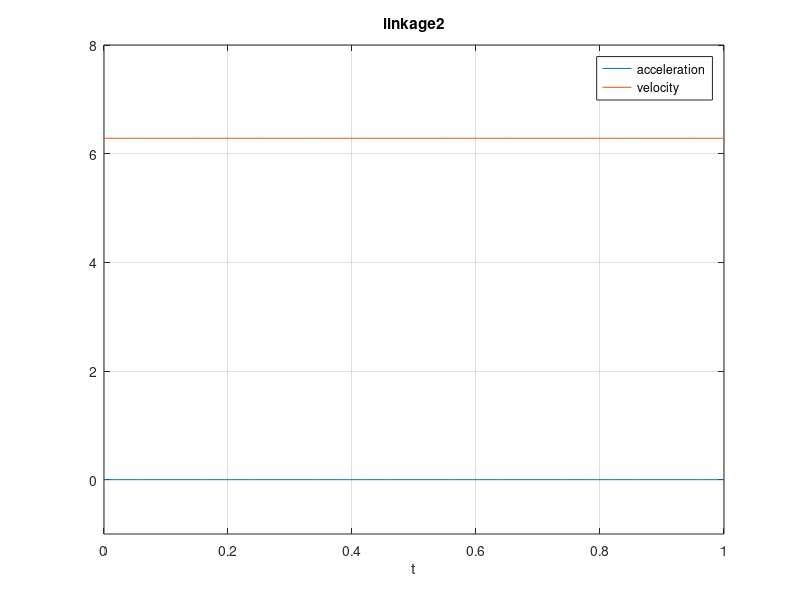
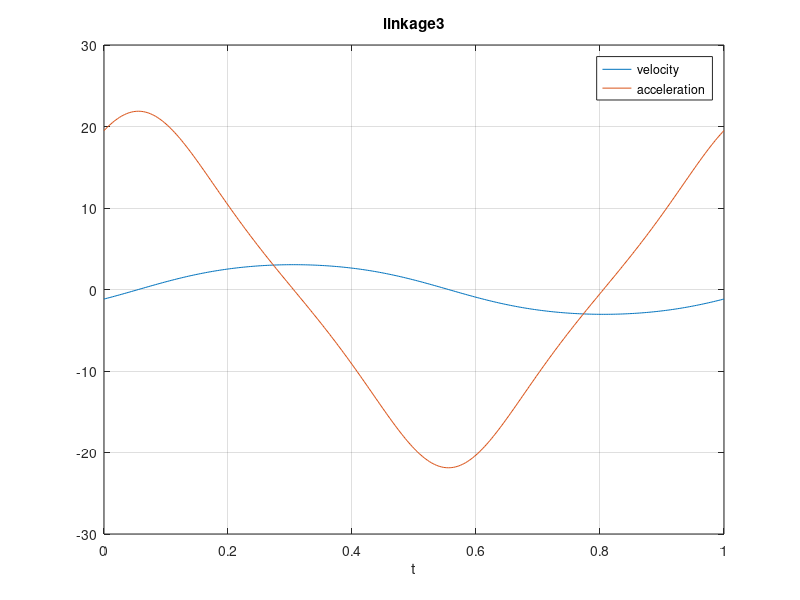
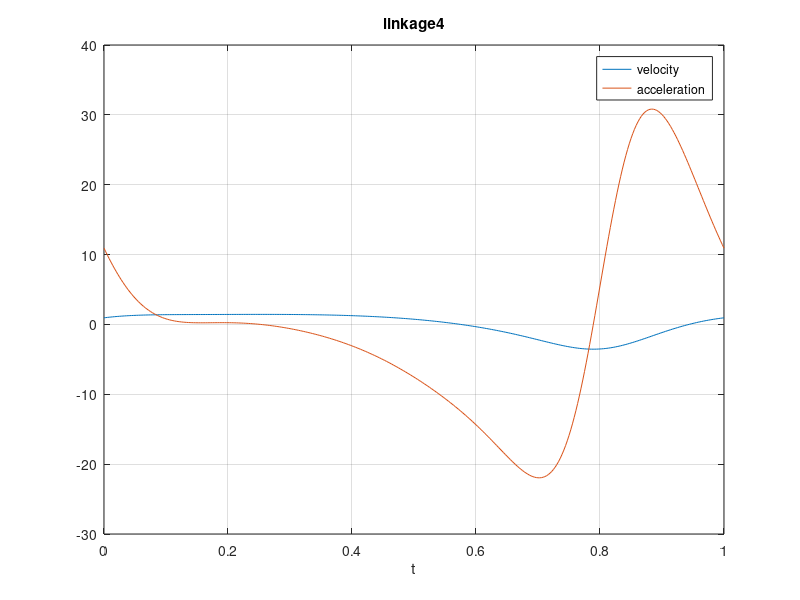
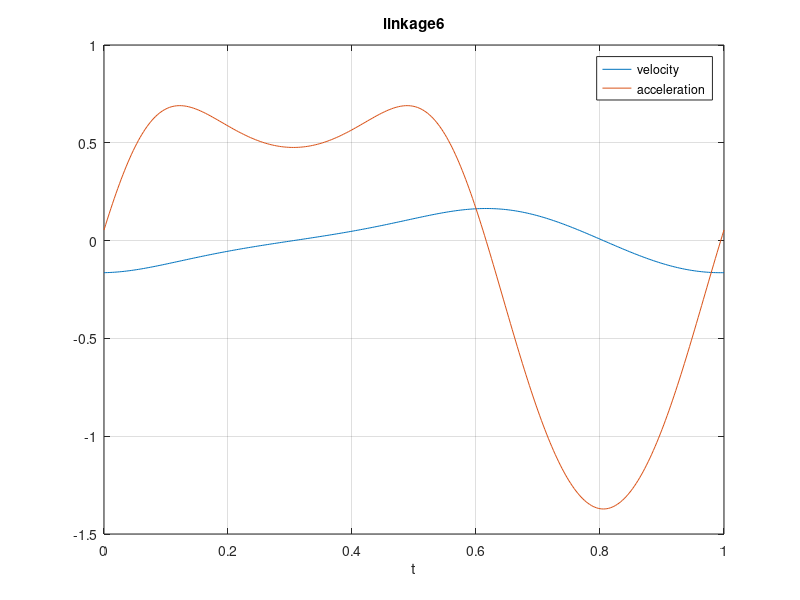

Here is the MATLAB script that generated these plots, in order:
clc;
clear all;
close all;
% first of all we should write our data
w2 = 2*pi;
a2 = 0;
a = 0.6290;
% size of the linkages
AB = 0.0234094; BC = 0.04830114; BD = 0.02871411; CD = 0.04315669; EG = 0.0135;

%%%%%%%%%  PART1  %%%%%%%%%%%%%%%%%%%%%%%%%%%%%%%%%%%%%%%%%%%%%%%%%%
%%%%%%%%%%%%%%%%%%%%%%%%%%%%%%%%%%%%%%%%%%%%%%%%%%%%%%%%%%%%%%%%%%%%
% our unknown variables are AC, ED, teta3 , teta4
%first loop functions:
    %AB * cos(teta2) + BC * cos(180 - a -teta3) = AC;
    %AB * sin(teta2) = BC * sin(180 - a -teta3);
%second loop function:
    %CD * cos(teta3) = ED * cos(teta4) + CG;
    %CD * sin(teta3) = EG + ED * sin(teta4);

%we concider (AC, ED, teta3 , teta4) as (x(1),x(2),x(3),x(4))
%the initial value of teta2
teta2 = 1.2220;
%the initial values are achieved by solving equation with (teta2 = 70.0169 deg)
firstGuess = [0.051;0.04674666;2.0396;2.5773];
t = linspace(0,1,361);
ans1 = [0;0;0;0];    
i = 1;
while teta2 <= 7.5052
    F1 = @(x)[ AB * cos(teta2) + BC * cos(pi - a -x(3)) - x(1);
               AB * sin(teta2) - BC * sin(pi - a -x(3));
               CD * cos(x(3)) - x(2) * cos(x(4)) - 0.071 + x(1);
               CD * sin(x(3)) - EG - x(2) * sin(x(4))];
     x = fsolve(F1,firstGuess);
     ans1(:,i) = x;
     firstGuess = x;
     i = i + 1;
     teta2 = teta2 + 2*pi/360;
end

%now we should calculate the values related to first order diffrence
%equation(the velocity and angular velocity
%unknown variables are  Vac , Ved ,w3 , w4 ( v(1) v(2) v(3) v(4))
teta2 = 1.2220;
firstGuess = [-0.16394;0.11399;-1.169;0.9489];
ans2 = [0;0;0;0];    
k = 1;
while teta2 <= 7.5052
    F2 = @(v)[ -AB * w2 * sin(teta2) + BC * v(3) * sin(pi - a - ans1(3,k)) - v(1);
          AB * w2 * cos(teta2) + BC * v(3) * cos(pi - a -ans1(3,k));
          -CD * v(3) * sin(ans1(3,k)) - v(2) * cos(ans1(4,k)) + ans1(2,k)* v(4) *sin(ans1(4,k))+v(1) ;
          CD * v(3) * cos(ans1(3,k)) - v(2) * sin(ans1(4,k)) - ans1(2,k) * v(4) * cos(ans1(4,k))];
     v = fsolve(F2,firstGuess);
     ans2(:,k) = v;
     firstGuess = v;
     k = k + 1;
     teta2 = teta2 + 2*pi/360;
          
end

%now we should calculate the values related to second order diffrence
%equation(the acceleration and angular accelration)
%unknown variables are  Aac , Aed ,a3 , a4 
teta2 = 1.2220;
firstGuess = [0.07269;0.31979;19.4993;10.9065];
ans3 = [0;0;0;0];    
k = 1;
while teta2 <= 7.5052
    F3 = @(A)[ -AB * ((w2)^2) * cos(teta2) + BC *( A(3) * sin(pi - a - ans1(3,k)) - (ans2(3,k)^2)*cos(pi - a - ans1(3,k))) - A(1);
          -AB * ((w2)^2) * sin(teta2) + BC *( A(3) * cos(pi - a - ans1(3,k)) + (ans2(3,k)^2)*sin(pi - a - ans1(3,k)));
          -CD *(A(3) * sin(ans1(3,k)) + (ans2(3,k)^2) * cos(ans1(3,k))) - A(2)* cos(ans1(4,k))+ 2*ans2(2,k)*ans2(4,k) *sin(ans1(4,k))+ans1(2,k)*A(4)*sin(ans1(4,k)) + ans1(2,k)*(ans2(4,k)^2)*cos(ans1(4,k)) + A(1);
           CD * (A(3) * cos(ans1(3,k)) - (ans2(3,k)^2) * sin(ans1(3,k))) - A(2)* sin(ans1(4,k))- 2*ans2(2,k)*ans2(4,k) *cos(ans1(4,k))-ans1(2,k)*A(4)*cos(ans1(4,k)) + ans1(2,k)*(ans2(4,k)^2)*sin(ans1(4,k))];
     A = fsolve(F3,firstGuess);
     ans3(:,k) = A;
     firstGuess = A;
     k = k + 1;
     teta2 = teta2 + 2*pi/360;          
end

% plot linkage 2 (velocity and acceleration)
V_linkage2 = w2 *ones(1,361);
A_linkage2 = a2 *ones(1,361);
figure (1)
plot(t,A_linkage2)
hold on
plot(t,V_linkage2)
ylim([-1 8])
legend('acceleration','velocity');
title('linkage2')
xlabel('t')
grid on

% plot linkage 3 (velocity and acceleration)
figure (2)
plot(t,ans2(3,:))
hold on
plot(t,ans3(3,:))
legend('velocity','acceleration');
title('linkage3')
xlabel('t')
grid on

% plot linkage 4 (velocity and acceleration)
figure (3)
plot(t,ans2(4,:))
hold on
plot(t,ans3(4,:))
legend('velocity','acceleration');
title('linkage4')
xlabel('t')
grid on

% plot linkage 6(velocity and acceleration){AC}
figure (4)
plot(t,ans2(1,:))
hold on
plot(t,ans3(1,:))
legend('velocity','acceleration');
title('linkage6')
xlabel('t')
grid on

%%%%%%%%%  PART2  %%%%%%%%%%%%%%%%%%%%%%%%%%%%%%%%%%%%%%%%%%%%%%%%%%
%%%%%%%%%%%%%%%%%%%%%%%%%%%%%%%%%%%%%%%%%%%%%%%%%%%%%%%%%%%%%%%%%%%%
%now we want to calculate the velocity and accelration of node 5 on
%floating linkage
%first we should find the Vx and Vy and also Ax and Ay
%then with pythagoras formula we can find the V and A for this floating
%point

teta2 = 1.2220;
VFloatingAns = zeros(1,361);
AFloatingAns = zeros(1,361);

VFloatingAnsX = zeros(1,361);
VFloatingAnsY = zeros(1,361);
AFloatingAnsX = zeros(1,361);
AFloatingAnsY = zeros(1,361);
k = 1;
while teta2 <= 7.5052
     Vx = ans2(2,k) * cos(ans1(4,k)) - ans1(2,k) * ans2(4,k) * sin(ans1(4,k));
     Vy = ans2(2,k) * sin(ans1(4,k)) + ans1(2,k) * ans2(4,k) * cos(ans1(4,k));
     VFloatingAnsX(k) = Vx;
     VFloatingAnsY(k) = Vy;
     VFloatingAns(k) = sqrt((Vx)^2 + (Vy)^2);
     
     Ax = ans3(2,k) * cos(ans1(4,k)) - 2*ans2(2,k) * ans2(4,k) * sin(ans1(4,k))- ans1(2,k) * ans3(4,k) * sin(ans1(4,k))- ans1(2,k) * ((ans2(4,k))^2) * cos(ans1(4,k));
     Ay = ans3(2,k) * sin(ans1(4,k)) + 2*ans2(2,k) * ans2(4,k) * cos(ans1(4,k))+ ans1(2,k) * ans3(4,k) * cos(ans1(4,k))- ans1(2,k) * ((ans2(4,k))^2) * sin(ans1(4,k));
     AFloatingAnsX(k) = Ax;
     AFloatingAnsY(k) = Ay;
     AFloatingAns(k) = sqrt((Ax)^2 + (Ay)^2);
     
     k = k + 1;
     teta2 = teta2 + 2*pi/360;          
end

% the acceleration and velocity in x and y directions
figure (5)
plot(t,VFloatingAnsX)
hold on
plot(t,VFloatingAnsY)
hold on
plot(t,AFloatingAnsX)
hold on
plot(t,AFloatingAnsY)
legend('velocity in x direction','velocity in y direction','acceleration in x direction','acceleration in y direction');
title('linkage5')
xlabel('t')
grid on

% the absolute acceleration and velocity 
figure (6)
plot(t,VFloatingAns)
hold on
plot(t,AFloatingAns)
legend('velocity','acceleration');
title('linkage5')
xlabel('t')
grid on


%%%%%%%%%  PART3  %%%%%%%%%%%%%%%%%%%%%%%%%%%%%%%%%%%%%%%%%%%%%%%%%%
%%%%%%%%%%%%%%%%%%%%%%%%%%%%%%%%%%%%%%%%%%%%%%%%%%%%%%%%%%%%%%%%%%%%
%now we want to do the force analysis
g = 9.81;
p = 100;
teta2 = 1.2220;
k = 1;
forceAnalysis = zeros(11,1);
%data for second linkage
f0 = 2 * (AB/2) * (w2)^2;
while teta2 <= 7.5052
    %data for third linkage
    m = 8;
    I3 = 0.02536;
    BG = 0.029;
    f1 = m * AB * (w2)^2;
    f2 = m * BG * (ans2(3,k))^2;
    f3 = m * BG * (ans3(3,k));
    gama = pi - ans1(3,k) - 0.8552;%B= 49 deg
    phy = 0.7854; % 45 deg
    %data for forth linkage
    l = 0.04674;
    I4 = 0.045;
    m4 = 4;  
%%%%%%%%%%%%%%%%%%%%%%  Ax  Ay   Bx  By   T   Fd  Ex   Ey   N   Cy  Cx 
    CoeficientMatrix = [1   ,0  ,-1 ,0   ,0  ,0  ,0   ,0   ,0  ,0  ,0;%
                        0   ,1  ,0  ,-1  ,0  ,0  ,0   ,0   ,0  ,0  ,0;%
                        0   ,0  ,-AB*sin(teta2),AB*cos(teta2),-1,0,0,0,0,0,0;%
                        0   ,0  ,1  ,0 ,0  ,-cos(ans1(4,k)-(pi/2)), 0, 0, 0, 0, -1;
                        0   ,0  ,0  ,1 ,0  ,-sin(ans1(4,k)-(pi/2)),0,0,0,1,0;
                        0   ,0  ,0  ,0 ,0  ,cos(ans1(4,k)-(pi/2))*BD*sin(pi-gama)-sin(ans1(4,k)-(pi/2))*BD*cos(phy-gama),0,0,0,BC*cos(pi-a-ans1(3,k)),-BC*sin(pi-a-ans1(3,k));
                        0   ,0  ,0  ,0 ,0  ,-cos(ans1(4,k)-(pi/2)),1,0,0,0,0;
                        0   ,0  ,0  ,0 ,0  ,sin(ans1(4,k)-(pi/2)),0,1,0,0,0;
                        0   ,0  ,0  ,0 ,0  ,ans1(2,k),0,0,0,0,0;
                        0   ,0  ,0  ,0 ,0  ,0,0,0,1,-1,0;
                        0   ,0  ,0  ,0 ,0  ,0,0,0,0,0,1];
     AnswerMatrix = [-(f0)*cos(teta2);
                     -(f0)*sin(teta2);
                      0;
                      (f3)*cos((pi/2)-gama) - (f2)*cos(gama)-(f1)*cos(teta2);
                      (f2)*sin(gama) - (f1)*sin(teta2) + (f3) * sin((pi/2)-gama);
                      -(f1)*sin(teta2)*BG + (f3)*BG + (I3)*ans3(3,k);
                      (m4)*(l/2)*ans3(4,k)*cos(ans1(4,k)-(pi/2)) - (m4)*(l/2)*(ans2(4,k)^2)*cos(pi-ans1(4,k));
                      -(m4)*(l/2)*ans3(4,k)*sin(ans1(4,k)-(pi/2)) - (m4)*(l/2)*(ans2(4,k)^2)*sin(pi-ans1(4,k));
                      -(l/2)*(m4)*(l/2)*ans3(4,k) - I4 * ans3(4,k);
                      0;
                      p];
    ANS = linsolve(CoeficientMatrix,AnswerMatrix);
    forceAnalysis(:,k) = ANS;
    k = k + 1;
    teta2 = teta2 + 2*pi/360;          
end
% plot Ax , Ay
figure (7)
plot(t,forceAnalysis(1,:))
hold on
plot(t,forceAnalysis(2,:))
legend('Ax','Ay');
title('Force analysis in A')
xlabel('t')
ylabel('N')
grid on

% plot Bx , By
figure (8)
plot(t,forceAnalysis(3,:))
hold on
plot(t,forceAnalysis(4,:))
legend('Bx','By');
title('Force analysis in B')
xlabel('t')
ylabel('N')
grid on

% plot T
figure (9)
plot(t,forceAnalysis(5,:))
title('Tork')
xlabel('t')
ylabel('N.m')
grid on

% plot FD
figure (10)
plot(t,forceAnalysis(6,:))
title('Force analysis in D')
xlabel('t')
ylabel('N')
grid on

% plot Ex , Ey
figure (11)
plot(t,forceAnalysis(7,:))
hold on
plot(t,forceAnalysis(8,:))
legend('Ex','Ey');
title('Force analysis in E')
xlabel('t')
ylabel('N')
grid on

% plot N
figure (12)
plot(t,forceAnalysis(9,:))
title('Force analysis (N)')
xlabel('t')
ylabel('N')
grid on

% plot Cy, Cx
figure (13)
plot(t,forceAnalysis(10,:))
hold on
plot(t,forceAnalysis(11,:))
ylim([-80 110])
legend('Cy','Cx');
title('Force analysis in C')
xlabel('t')
ylabel('N')
grid on



